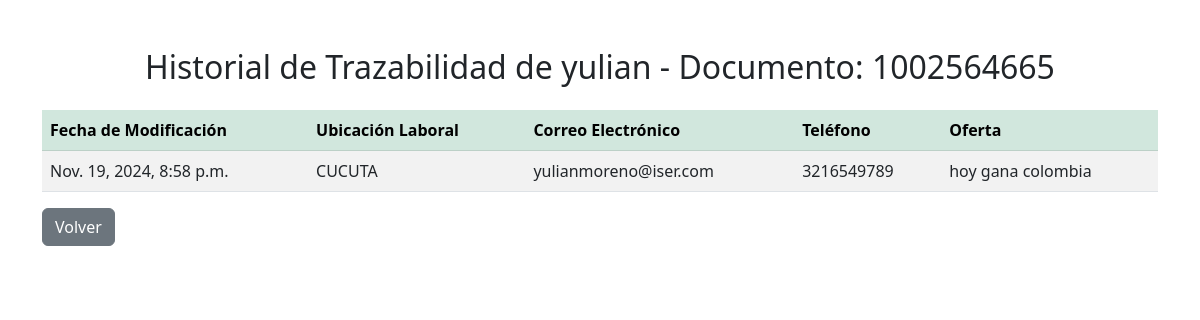
The app's page /persona/trazabilidad/1002564665/ (signed in) with its own data.
### login/models.py (models this page shows, shortened)
class Persona(models.Model):
    nombre = models.CharField(max_length=100)
    documento = models.CharField(max_length=20, unique=True)
    programa = models.CharField(max_length=100)
    fechagrado = models.DateField()

class Trazabilidad(models.Model):
    persona = models.ForeignKey(Persona, on_delete=models.CASCADE, related_name='trazabilidades')
    ubicacion_laboral = models.CharField(max_length=200, blank=True, null=True)
    correoelectronico = models.EmailField(blank=True, null=True)
    telefono = models.CharField(max_length=20, blank=True, null=True)
    oferta = models.CharField(max_length=200, blank=True, null=True)
    fecha_modificacion = models.DateTimeField(auto_now_add=True)

### login/views.py (the view)
# urls.py: path('persona/trazabilidad/<str:documento>/', views.ver_trazabilidad, name='ver_trazabilidad'),
@login_required
def ver_trazabilidad(request, documento):
    persona = get_object_or_404(Persona, documento=documento)
    trazabilidades = persona.trazabilidades.all()  # Obtiene el historial de trazabilidad de la persona
    context = {
        'persona': persona,
        'trazabilidades': trazabilidades,
    }
    return render(request, './vistasPrivadas/ver_trazabilidad.html', context)

### login/templates/vistasPrivadas/ver_trazabilidad.html (shortened to what this page needs)
<!DOCTYPE html>
<html lang="en">
<head>
    <link href="https://cdn.jsdelivr.net/npm/bootstrap@5.3.0-alpha3/dist/css/bootstrap.min.css" rel="stylesheet">
</head>
<body>
    <div class="container my-5">
        <h2 class="text-center mb-4">Historial de Trazabilidad de {{ persona.nombre }} - Documento: {{ persona.documento }}</h2>
        <div class="table-responsive">
            <table class="table table-striped table-hover">
                <thead class="table-success">
                    <tr>
                        <th>Fecha de Modificación</th>
                        <th>Ubicación Laboral</th>
                        <th>Correo Electrónico</th>
                        <th>Teléfono</th>
                        <th>Oferta</th>
                    </tr>
                </thead>
                <tbody>
                    {% for trazabilidad in trazabilidades %}
                        <tr>
                            <td>{{ trazabilidad.fecha_modificacion }}</td>
                            <td>{{ trazabilidad.ubicacion_laboral }}</td>
                            <td>{{ trazabilidad.correoelectronico }}</td>
                            <td>{{ trazabilidad.telefono }}</td>
                            <td>{{ trazabilidad.oferta }}</td>
                        </tr>
                    {% endfor %}
                </tbody>
            </table>
            <a href="{% url 'buscar_resultado' persona.documento %}" class="btn btn-secondary">Volver</a>
        </div>
    </div>
</body>
</html>

### records on screen
Persona: nombre "yulian", documento "1002564665"
Trazabilidad: fecha_modificacion "Nov. 19, 2024, 8:58 p.m.", ubicacion_laboral "CUCUTA", correoelectronico "yulianmoreno@iser.com", telefono "3216549789", oferta "hoy gana colombia"
